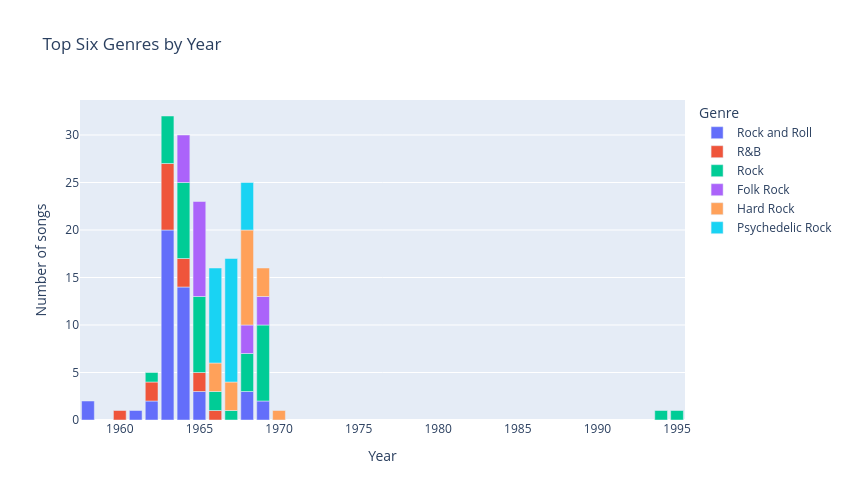

Notebook cell for this chart:
### Markdown cell above
### Stacked bar chart: genres over time

Adding `color=` splits each bar into segments. Here: the six most common genres, year by year.

### Code cell
top_genres = genre_counts['genre'].head(6).tolist()

genre_year = (beatles_tidy[beatles_tidy['genre'].isin(top_genres)]
              .groupby(['year', 'genre'])['title'].nunique()
              .reset_index(name='songs'))

fig = px.bar(genre_year, x='year', y='songs', color='genre',
             title='Top Six Genres by Year',
             labels={'songs': 'Number of songs', 'year': 'Year', 'genre': 'Genre'})
fig.update_layout(width=850, height=500)
fig.show()

### Figure 1 — Plotly figure (JSON) as saved in the notebook; plotly's stock layout.template omitted (floating-point values rounded to 4 significant figures)
{"data": [{"hovertemplate": "Genre=Rock and Roll<br>Year=%{x}<br>Number of songs=%{y}<extra></extra>", "legendgroup": "Rock and Roll", "marker": {"color": "#636efa", "pattern": {"shape": ""}}, "name": "Rock and Roll", "orientation": "v", "showlegend": true, "textposition": "auto", "type": "bar", "x": [1958, 1961, 1962, 1963, 1964, 1965, 1968, 1969], "xaxis": "x", "y": [2, 1, 2, 20, 14, 3, 3, 2], "yaxis": "y"}, {"hovertemplate": "Genre=R&B<br>Year=%{x}<br>Number of songs=%{y}<extra></extra>", "legendgroup": "R&B", "marker": {"color": "#EF553B", "pattern": {"shape": ""}}, "name": "R&B", "orientation": "v", "showlegend": true, "textposition": "auto", "type": "bar", "x": [1960, 1962, 1963, 1964, 1965, 1966], "xaxis": "x", "y": [1, 2, 7, 3, 2, 1], "yaxis": "y"}, {"hovertemplate": "Genre=Rock<br>Year=%{x}<br>Number of songs=%{y}<extra></extra>", "legendgroup": "Rock", "marker": {"color": "#00cc96", "pattern": {"shape": ""}}, "name": "Rock", "orientation": "v", "showlegend": true, "textposition": "auto", "type": "bar", "x": [1962, 1963, 1964, 1965, 1966, 1967, 1968, 1969, 1994, 1995], "xaxis": "x", "y": [1, 5, 8, 8, 2, 1, 4, 8, 1, 1], "yaxis": "y"}, {"hovertemplate": "Genre=Folk Rock<br>Year=%{x}<br>Number of songs=%{y}<extra></extra>", "legendgroup": "Folk Rock", "marker": {"color": "#ab63fa", "pattern": {"shape": ""}}, "name": "Folk Rock", "orientation": "v", "showlegend": true, "textposition": "auto", "type": "bar", "x": [1964, 1965, 1968, 1969], "xaxis": "x", "y": [5, 10, 3, 3], "yaxis": "y"}, {"hovertemplate": "Genre=Hard Rock<br>Year=%{x}<br>Number of songs=%{y}<extra></extra>", "legendgroup": "Hard Rock", "marker": {"color": "#FFA15A", "pattern": {"shape": ""}}, "name": "Hard Rock", "orientation": "v", "showlegend": true, "textposition": "auto", "type": "bar", "x": [1966, 1967, 1968, 1969, 1970], "xaxis": "x", "y": [3, 3, 10, 3, 1], "yaxis": "y"}, {"hovertemplate": "Genre=Psychedelic Rock<br>Year=%{x}<br>Number of songs=%{y}<extra></extra>", "legendgroup": "Psychedelic Rock", "marker": {"color": "#19d3f3", "pattern": {"shape": ""}}, "name": "Psychedelic Rock", "orientation": "v", "showlegend": true, "textposition": "auto", "type": "bar", "x": [1966, 1967, 1968], "xaxis": "x", "y": [10, 13, 5], "yaxis": "y"}], "layout": {"barmode": "relative", "height": 500, "legend": {"title": {"text": "Genre"}, "tracegroupgap": 0}, "title": {"text": "Top Six Genres by Year"}, "width": 850, "xaxis": {"anchor": "y", "domain": [0.0, 1.0], "title": {"text": "Year"}}, "yaxis": {"anchor": "x", "domain": [0.0, 1.0], "title": {"text": "Number of songs"}}}}
